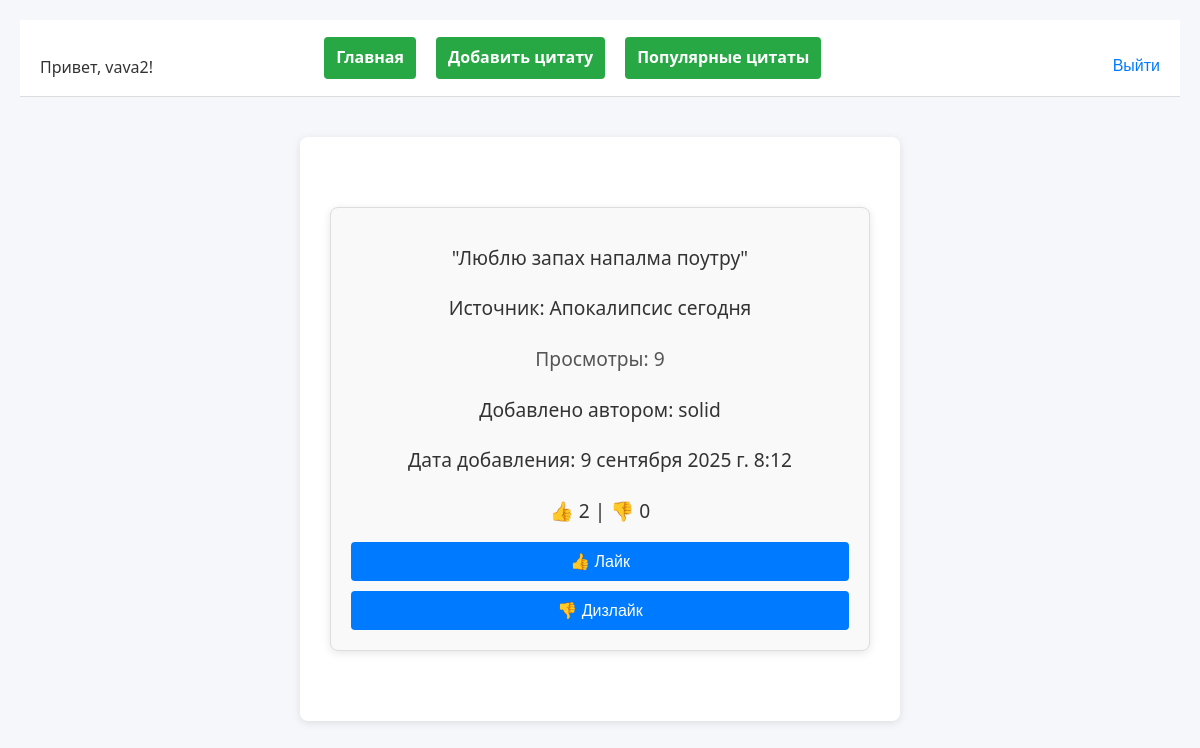
Screenshot of / (signed in) with the database file from the repository.
### app_quote/models.py (models this page shows, shortened)
class Quote(models.Model):
    source = models.CharField(max_length=100)
    text = models.TextField()
    weight = models.PositiveIntegerField(default=1, verbose_name='Вес')
    author = models.ForeignKey(
        User, on_delete=models.CASCADE, verbose_name='Автор'
    )
    created_at = models.DateTimeField(auto_now_add=True)
    class Meta:
        constraints = [
            models.UniqueConstraint(
                fields=['text'],
                name='unique_text',
                violation_error_message="Цитата уже существует для этого источника"
            ),
            models.CheckConstraint(
                check=~models.Q(source=''),
                name='non_empty_source',
                violation_error_message="Источник не может быть пустым"
            ),
        ]
    def like_count(self):
        return self.votes.filter(is_like=True).count()
    def dislike_count(self):
        return self.votes.filter(is_like=False).count()

### app_quote/views.py (the view, shortened to what this page needs)
# urls.py: path('', home, name='home'),
def home(request):
    quotes = list(Quote.objects.all())
    if not quotes:
        return render(request, 'home.html', {
            'quote': None,
            'view_count': 0,
            'no_quotes_message': "Еще нет цитат.",
        })
    weights = [q.weight for q in quotes]
    selected_quote = random.choices(quotes, weights=weights, k=1)[0]
    view_counter, created = ViewCounter.objects.get_or_create(
        quote=selected_quote)
    view_counter.count += 1
    view_counter.save()
    context = {
        'quote': selected_quote,
        'view_count': view_counter.count,
        'author': selected_quote.author.username,
        'create_at': selected_quote.created_at,
        'user_vote': None,
        'has_voted': False,
    }
    context.update({
        'like_count': selected_quote.like_count(),
        'dislike_count': selected_quote.dislike_count(),
    })
    if request.user.is_authenticated:
        try:
            user_vote = Vote.objects.get(
                user=request.user, quote=selected_quote)
            context['user_vote'] = user_vote.is_like
            context['has_voted'] = True
        except Vote.DoesNotExist:
            pass
    return render(request, 'home.html', context)

### app_quote/templates/home.html (shortened to what this page needs)
{% extends "base.html" %}
{% block content %}
  <div class="quote-card">
    {% if no_quotes_message %}
      <p>{{ no_quotes_message }}</p>
    {% else %}
      <p>"{{ quote.text }}"</p>
      <p>Источник: {{ quote.source }}</p>
      <p class="views">Просмотры: {{ view_count }}</p>
      <p class="author">Добавлено автором: {{ author }}</p>
      <p class="time">Дата добавления: {{ create_at }}</p>
      <p>
        👍 <span id="like-count">{{ like_count }}</span> |
        👎 <span id="dislike-count">{{ dislike_count }}</span>
      </p>
      {% if user.is_authenticated %}
        <form id="vote-form" method="post">
          <button
            type="submit"
            class="vote-btn"
            data-vote="like"
          >
            👍 Лайк
          </button>
          <button
            type="submit"
            class="vote-btn"
            data-vote="dislike"
          >
            👎 Дизлайк
          </button>
        </form>
      {% endif %}
    {% endif %}
  </div>
{% endblock %}

### app_quote/templates/base.html (shortened to what this page needs)
<!DOCTYPE html>
<html lang="ru">
<head>
    {% load static %}
    <link rel="stylesheet" href="{% static 'main.css' %}">
</head>
<body>
    <header>
        <div class="header-left">
            {% if user.is_authenticated %}
                <p>Привет, {{ user.username }}!</p>
            {% endif %}
        </div>
        <div class="header-center">
            {% if user.is_authenticated %}
                <a href="{% url 'home' %}" class="btn btn-home">Главная</a>
                <a href="{% url 'add_quote' %}" class="btn btn-add">Добавить цитату</a>
                <a href="{% url 'popular_quotes' %}" class="btn btn-popular">Популярные цитаты</a>
            {% endif %}
        </div>
        <div class="header-right">
            {% if user.is_authenticated %}
                <form action="{% url 'logout' %}" method="post" style="display: inline;">
                    <button type="submit" style="background: none; border: none; color: #007bff; cursor: pointer;">Выйти</button>
                </form>
            {% else %}
                <a href="{% url 'home' %}">Главная</a>
                <a href="{% url 'login' %}">Войти</a>
                <a href="{% url 'register' %}">Регистрация</a>
            {% endif %}
        </div>
    </header>
    <main>
        {% block content %}{% endblock %}
    </main>
</body>
</html>

### app_quote/static/main.css (style rules this page uses)
* { box-sizing: border-box; margin: 0; padding: 0; }
body { font-family: 'Segoe UI', Tahoma, Geneva, Verdana, sans-serif; background-color: #f5f7fa; color: #333; line-height: 1.6; padding: 20px; }
header { background-color: #ffffff; padding: 15px 20px; border-bottom: 1px solid #ddd; display: flex; justify-content: space-between; align-items: center; flex-wrap: wrap; }
.header-left, .header-right, .header-center { display: flex; align-items: center; }
.header-left p { margin-right: 20px; }
.header-left { margin-right: 0px; }
.header-center { flex: 0 0 auto; text-align: center; margin: 0 10px; margin-left: 100px; margin-right: 250px; }
.header-right { margin-left: 10px; grid-row: auto; }
header a { text-decoration: none; color: #007bff; font-weight: bold; margin-left: 10px; }
.header-right form { display: inline; margin: 0; }
.header-right button { background: none; border: none; color: #007bff; cursor: pointer; font-size: 1rem; padding: 0; }
main { max-width: 600px; margin: 40px auto; background: #fff; padding: 30px; border-radius: 8px; box-shadow: 0 2px 8px rgba(0, 0, 0, 0.1); }
form { display: flex; flex-direction: column; }
form button { margin-top: 20px; padding: 10px; background-color: #007bff; color: white; border: none; border-radius: 4px; cursor: pointer; font-size: 1rem; }
p { margin-top: 20px; }
a { color: #007bff; text-decoration: none; }
.quote-card { max-width: 600px; margin: 40px auto; background: #fff; padding: 30px; border-radius: 8px; box-shadow: 0 2px 8px rgba(0, 0, 0, 0.1); text-align: center; }
.quote-card p { font-size: 1.2rem; margin-bottom: 10px; }
.views { color: #555; margin-bottom: 20px; }
.quote-card button { margin: 5px; padding: 10px 15px; font-size: 1rem; cursor: pointer; }
.btn-add { margin-left: 20px; padding: 8px 12px; background-color: #28a745; color: white; border: none; border-radius: 4px; cursor: pointer; font-size: 1rem; }
.btn-home { margin-left: 20px; padding: 8px 12px; background-color: #28a745; color: white; border: none; border-radius: 4px; cursor: pointer; font-size: 1rem; }
.btn-popular { margin-left: 20px; padding: 8px 12px; background-color: #28a745; color: white; border: none; border-radius: 4px; cursor: pointer; font-size: 1rem; }
.quote-card { border: 1px solid #ddd; padding: 15px; border-radius: 8px; background-color: #f9f9f9; }

### rows the page displays
Quote: text "Люблю запах напалма поутру", source "Апокалипсис сегодня", created_at "9 сентября 2025 г. 8:12"

### other values shown
{{ user.username }} "vava2"
{{ view_count }} "9"
{{ author }} "solid"
{{ like_count }} "2"
{{ dislike_count }} "0"
